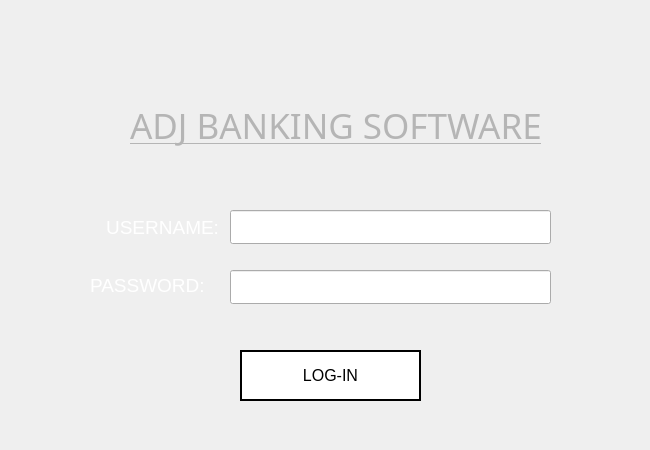
<?xml version="1.0" encoding="UTF-8"?>
<ui version="4.0">
 <class>admin_log</class>
 <widget class="QMainWindow" name="admin_log">
  <property name="geometry">
   <rect>
    <x>0</x>
    <y>0</y>
    <width>650</width>
    <height>450</height>
   </rect>
  </property>
  <property name="minimumSize">
   <size>
    <width>650</width>
    <height>450</height>
   </size>
  </property>
  <property name="maximumSize">
   <size>
    <width>650</width>
    <height>450</height>
   </size>
  </property>
  <property name="cursor">
   <cursorShape>ArrowCursor</cursorShape>
  </property>
  <property name="windowTitle">
   <string>Admin Login</string>
  </property>
  <property name="windowIcon">
   <iconset>
    <normaloff>../../../../../.designer/backup/icon.png</normaloff>../../../../../.designer/backup/icon.png</iconset>
  </property>
  <property name="styleSheet">
   <string notr="true">QWidget#centralwidget{
border-image: url(:images/adlogbg.png);
}

QPushButton{
background: transparent;
background-color: white;
border: 2px solid black;
}

QPushButton:hover{
background-color: rgb(30, 30, 30);
color: white;
}

QPushButton:pressed
{
font: bold;
}

</string>
  </property>
  <widget class="QWidget" name="centralwidget">
   <widget class="QPushButton" name="sys_log">
    <property name="geometry">
     <rect>
      <x>240</x>
      <y>350</y>
      <width>181</width>
      <height>51</height>
     </rect>
    </property>
    <property name="font">
     <font>
      <pointsize>12</pointsize>
      <weight>50</weight>
      <bold>false</bold>
     </font>
    </property>
    <property name="cursor">
     <cursorShape>PointingHandCursor</cursorShape>
    </property>
    <property name="styleSheet">
     <string notr="true"/>
    </property>
    <property name="text">
     <string>LOG-IN</string>
    </property>
   </widget>
   <widget class="QLineEdit" name="sys_username">
    <property name="geometry">
     <rect>
      <x>230</x>
      <y>210</y>
      <width>321</width>
      <height>34</height>
     </rect>
    </property>
    <property name="font">
     <font>
      <pointsize>14</pointsize>
     </font>
    </property>
    <property name="styleSheet">
     <string notr="true"/>
    </property>
    <property name="inputMask">
     <string>NNNNNNNNNNNNNNN</string>
    </property>
    <property name="text">
     <string/>
    </property>
    <property name="maxLength">
     <number>15</number>
    </property>
    <property name="frame">
     <bool>true</bool>
    </property>
    <property name="cursorPosition">
     <number>15</number>
    </property>
    <property name="alignment">
     <set>Qt::AlignLeading|Qt::AlignLeft|Qt::AlignVCenter</set>
    </property>
    <property name="readOnly">
     <bool>false</bool>
    </property>
    <property name="placeholderText">
     <string/>
    </property>
   </widget>
   <widget class="QLineEdit" name="sys_pass">
    <property name="geometry">
     <rect>
      <x>230</x>
      <y>270</y>
      <width>321</width>
      <height>34</height>
     </rect>
    </property>
    <property name="font">
     <font>
      <pointsize>14</pointsize>
     </font>
    </property>
    <property name="styleSheet">
     <string notr="true"/>
    </property>
    <property name="inputMask">
     <string/>
    </property>
    <property name="maxLength">
     <number>20</number>
    </property>
    <property name="echoMode">
     <enum>QLineEdit::Password</enum>
    </property>
   </widget>
   <widget class="QLabel" name="label">
    <property name="geometry">
     <rect>
      <x>90</x>
      <y>190</y>
      <width>129</width>
      <height>76</height>
     </rect>
    </property>
    <property name="font">
     <font>
      <pointsize>14</pointsize>
     </font>
    </property>
    <property name="styleSheet">
     <string notr="true"/>
    </property>
    <property name="text">
     <string>&lt;html&gt;&lt;head/&gt;&lt;body&gt;&lt;p align=&quot;right&quot;&gt;&lt;span style=&quot; color:#ffffff;&quot;&gt;USERNAME:&lt;/span&gt;&lt;/p&gt;&lt;/body&gt;&lt;/html&gt;</string>
    </property>
   </widget>
   <widget class="QLabel" name="label_2">
    <property name="geometry">
     <rect>
      <x>90</x>
      <y>260</y>
      <width>129</width>
      <height>51</height>
     </rect>
    </property>
    <property name="font">
     <font>
      <pointsize>14</pointsize>
      <kerning>true</kerning>
     </font>
    </property>
    <property name="styleSheet">
     <string notr="true"/>
    </property>
    <property name="text">
     <string>&lt;html&gt;&lt;head/&gt;&lt;body&gt;&lt;p&gt;&lt;span style=&quot; color:#ffffff;&quot;&gt;PASSWORD:&lt;/span&gt;&lt;/p&gt;&lt;/body&gt;&lt;/html&gt;</string>
    </property>
   </widget>
   <widget class="QLabel" name="label_4">
    <property name="geometry">
     <rect>
      <x>130</x>
      <y>100</y>
      <width>491</width>
      <height>51</height>
     </rect>
    </property>
    <property name="font">
     <font>
      <family>Colonna MT</family>
     </font>
    </property>
    <property name="text">
     <string>&lt;html&gt;&lt;head/&gt;&lt;body&gt;&lt;p&gt;&lt;span style=&quot; font-size:26pt; text-decoration: underline; color:#b5b5b5;&quot;&gt;ADJ BANKING SOFTWARE&lt;/span&gt;&lt;/p&gt;&lt;/body&gt;&lt;/html&gt;</string>
    </property>
   </widget>
   <widget class="QLabel" name="label_5">
    <property name="geometry">
     <rect>
      <x>0</x>
      <y>0</y>
      <width>650</width>
      <height>450</height>
     </rect>
    </property>
    <property name="styleSheet">
     <string notr="true">border-image: url(:/images/adlogbg.png);</string>
    </property>
    <property name="text">
     <string/>
    </property>
   </widget>
   <widget class="QLabel" name="label_3">
    <property name="geometry">
     <rect>
      <x>20</x>
      <y>80</y>
      <width>101</width>
      <height>101</height>
     </rect>
    </property>
    <property name="styleSheet">
     <string notr="true">image: url(:/images/logo.png);</string>
    </property>
    <property name="text">
     <string/>
    </property>
   </widget>
   <zorder>label_5</zorder>
   <zorder>sys_log</zorder>
   <zorder>sys_username</zorder>
   <zorder>sys_pass</zorder>
   <zorder>label</zorder>
   <zorder>label_2</zorder>
   <zorder>label_4</zorder>
   <zorder>label_3</zorder>
  </widget>
 </widget>
 <resources>
  <include location="resource.qrc"/>
 </resources>
 <connections/>
</ui>
